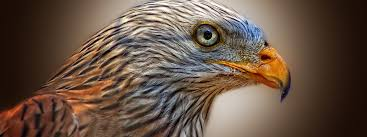
#> input picture without_blur.jpeg, 367 x 137 px
$ python 6_gaussianBlur.py
#> lines starting #> are read from the running program, lines starting #| are printed output that depends on the picture

import numpy as np
import cv2


image = cv2.imread("without_blur.jpeg",1)
#> image is the input picture: shape (137, 367, 3); mean B, G, R 69.2, 83.4, 103.5
cv2.imshow("orignal",image)

blur = cv2.GaussianBlur(image,(5,55),0)   #blur (x axis blur,y axis blur) && x and y has odd value
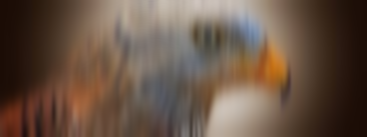
#> blur: shape (137, 367, 3); mean B, G, R 69.3, 83.4, 103.6
cv2.imshow("blur",blur)

cv2.moveWindow("blur",0,400)

cv2.waitKey(0)
cv2.destroyAllWindows()
